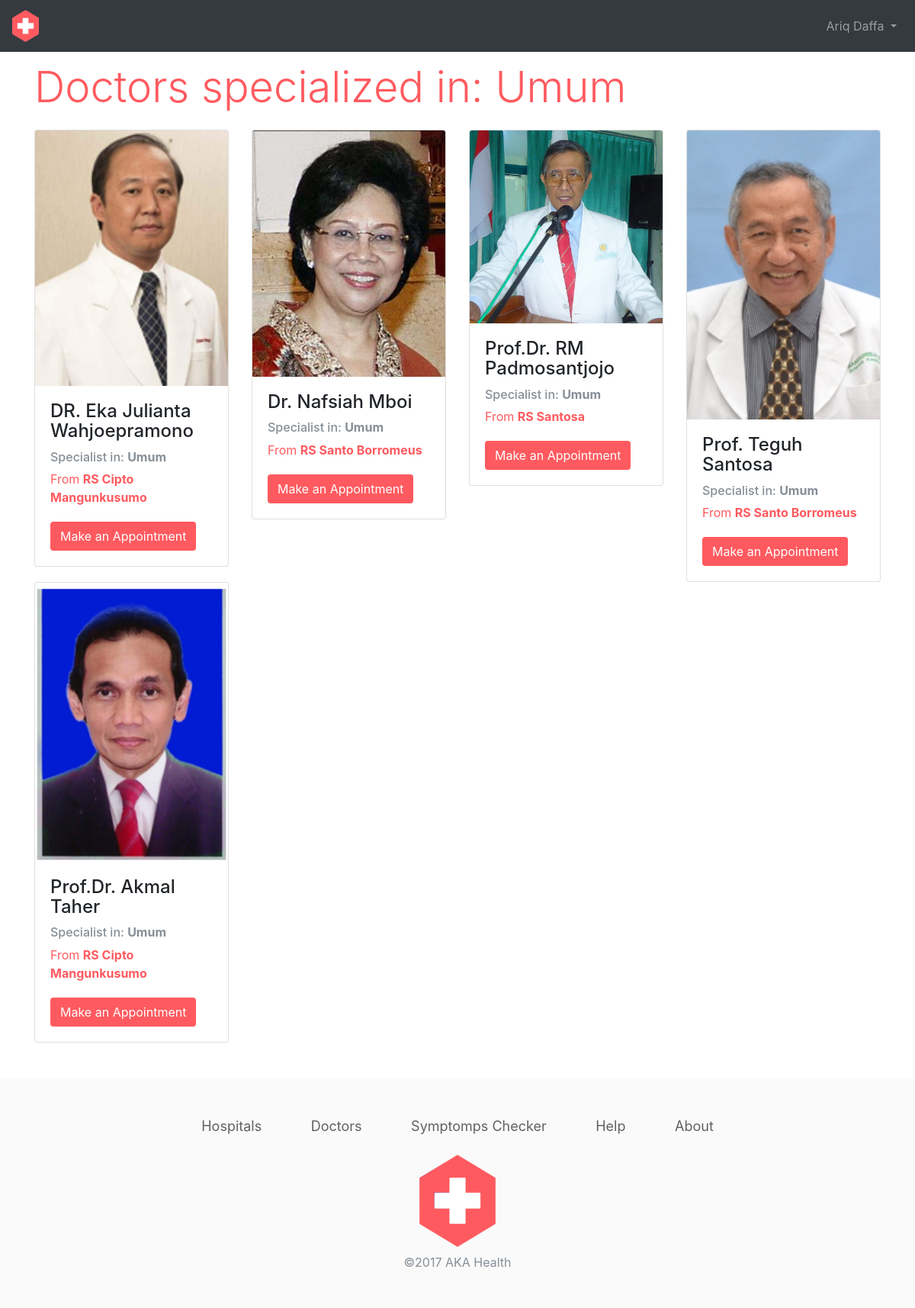
/expertise/detail_expertise.php?expertise=Umum (signed in), run on the app's committed database.
### tables this page shows
CREATE TABLE `dokter` (
  `id_dok` int(11) NOT NULL,
  `id_rs` int(5) NOT NULL,
  `nama_dok` varchar(50) NOT NULL,
  `keahlian` text NOT NULL,
  `no_telp` varchar(13) NOT NULL,
  `gambar` varchar(30) NOT NULL
);

CREATE TABLE `rumahsakit` (
  `id_rs` int(11) NOT NULL,
  `nama_rs` varchar(50) NOT NULL,
  `alamat` text NOT NULL,
  `no_telp` varchar(13) NOT NULL,
  `gambar` varchar(30) DEFAULT NULL,
  `id_lokasi` int(11) DEFAULT NULL
);

### expertise/detail_expertise.php (the view, shortened to what this page needs)
<?php
include "../config.php";
$expertise = $_GET['expertise'];
$query ="SELECT dokter.*, rumahsakit.nama_rs FROM dokter join rumahsakit on dokter.id_rs = rumahsakit.id_rs WHERE keahlian ='$expertise'";
$result = mysqli_query($db, $query);
?>
<!DOCTYPE html>
<html>
<head>
    <link rel="stylesheet" href="../assets/css/bootstrap.min.css">
    <link rel="stylesheet" href="../assets/css/style.css">
</head>
<body>
<nav class="navbar navbar-expand-lg navbar-dark bg-dark">
    <a class="navbar-brand" href="../index.php">
        <img src="../assets/img/logohospital.png" alt="logo aka hospital"
             width="35">
    </a>
    <div class="collapse navbar-collapse" id="navbarSupportedContent">
        <ul class="navbar-nav ml-auto">
            <?php if (array_key_exists('login_user', $_SESSION)) { ?>
                <li class="nav-item dropdown">
                    <a class="nav-link dropdown-toggle" href="#" id="navbarDropdown" role="button" data-toggle="dropdown"
                       aria-haspopup="true" aria-expanded="false">
                        <?php echo $_SESSION['login_user']['nama'] ?>
                    </a>
                </li>
            <?php } ?>
        </ul>
    </div>
</nav>
<div class="app pt-3">
    <div class="container">
        <div class="row">
            <div class="col-12">
                <h1 class="title display-4">Doctors specialized in: <?php echo $expertise ?></h1>
            </div>
        </div>
        <div class="row mt-3">
            <?php while ($baris = mysqli_fetch_assoc($result)) { ?>
                <div class="col-3">
                    <div class="card">
                        <img class="card-img-top" src="../assets/img/<?php echo $baris['gambar'] ?>">
                        <div class="card-body">
                            <h4 class="card-title"><?php echo $baris['nama_dok'] ?></h4>
                            <h6 class="card-subtitle my-2 text-muted">Specialist in: <b><?php echo $baris['keahlian'] ?></b></h6>
                            <p class="card-text title">From <a href="hospital/detail_hospital.php?nama_rs=<?php echo $baris['nama_rs'] ?>"><?php echo $baris['nama_rs'] ?></a></p>
                            <a href="#" class="btn btn-aka mt-1 btn-fluid">Make an Appointment</a>
                        </div>
                    </div>
                </div>
            <?php } ?>
        </div>
    </div>
</div>
<div class="footer">
    <div class="container">
        <div class="row">
            <div class="col">
                <div class="text-center">
                    <a href="#" class="aka">Hospitals</a>
                    <a href="#" class="aka">Doctors</a>
                    <a href="#" class="aka">Symptomps Checker</a>
                    <a href="#" class="aka">Help</a>
                    <a href="#" class="aka">About</a>
                </div>
            </div>
        </div>
        <div class="row">
            <div class="col">
                <img src="../assets/img/logohospital.png" alt="logo aka hospital"
                     width="100" class="mt-4">
                <p class="text-secondary text-center mt-2">&copy;2017 AKA Health</p>
            </div>
        </div>
    </div>
</div>
</body>
</html>

### assets/css/style.css (style rules this page uses)
body { background-color: #ffffff; }
.title { color: #FF5A5F; }
.title a { font-weight: bold; color: #FF5A5F; }
.btn.btn-aka { background-color: #FF5A5F; color: #ffffff; }
.footer { background: #FAFAFA; margin-top: 3em; padding: 3em 0 2em 0; }
.footer a { margin: 30px; color: #616161; font-size: 18px; }
.footer img { display: block; margin: 0 auto; }

### data on the page
dokter: gambar (picture), nama_dok "DR. Eka Julianta Wahjoepramono", keahlian "Umum", id_rs.nama_rs "RS Cipto Mangunkusumo"
dokter: gambar (picture), nama_dok "Dr. Nafsiah Mboi", keahlian "Umum", id_rs.nama_rs "RS Santo Borromeus"
dokter: gambar (picture), nama_dok "Prof.Dr. RM Padmosantjojo", keahlian "Umum", id_rs.nama_rs "RS Santosa"
dokter: gambar (picture), nama_dok "Prof. Teguh Santosa", keahlian "Umum", id_rs.nama_rs "RS Santo Borromeus"
dokter: gambar (picture), nama_dok "Prof.Dr. Akmal Taher", keahlian "Umum", id_rs.nama_rs "RS Cipto Mangunkusumo"

### other printed values
$_SESSION['login_user']['nama'] "Ariq Daffa"
$expertise "Umum"
